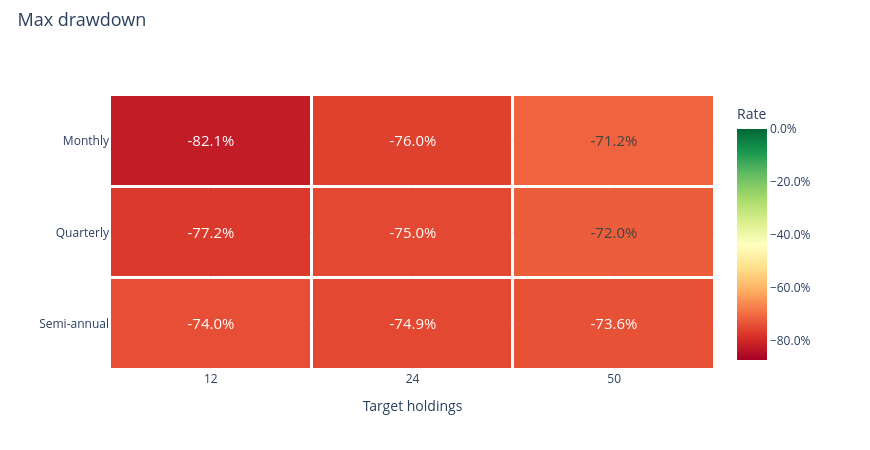

Here is the notebook cell this chart was saved with:
### Markdown cell above
### Maximum drawdown

### Code cell
research.heatmap('maximum_drawdown')

### Figure 1 — Plotly figure (JSON) as saved in the notebook; plotly's stock layout.template omitted (floating-point values rounded to 4 significant figures)
{"data": [{"colorbar": {"tickformat": ".1%", "title": {"text": "Rate"}}, "colorscale": [[0.0, "rgb(165,0,38)"], [0.1, "rgb(215,48,39)"], [0.2, "rgb(244,109,67)"], [0.3, "rgb(253,174,97)"], [0.4, "rgb(254,224,139)"], [0.5, "rgb(255,255,191)"], [0.6, "rgb(217,239,139)"], [0.7, "rgb(166,217,106)"], [0.8, "rgb(102,189,99)"], [0.9, "rgb(26,152,80)"], [1.0, "rgb(0,104,55)"]], "text": [["-82.1%", "-76.0%", "-71.2%"], ["-77.2%", "-75.0%", "-72.0%"], ["-74.0%", "-74.9%", "-73.6%"]], "textfont": {"size": 15}, "texttemplate": "%{text}", "type": "heatmap", "x": ["12", "24", "50"], "xgap": 3, "y": ["Monthly", "Quarterly", "Semi-annual"], "ygap": 3, "z": [[-0.8212, -0.7597, -0.7119], [-0.7721, -0.7499, -0.7203], [-0.7397, -0.7487, -0.7365]], "zmax": 0.0, "zmin": -0.8715}], "layout": {"height": 450, "hovermode": "closest", "legend": {"font": {"size": 12}, "itemclick": "toggle", "itemdoubleclick": "toggleothers", "x": 1.025, "y": 1}, "margin": {"b": 80, "l": 110, "r": 155, "t": 95}, "title": {"font": {"size": 18}, "text": "Max drawdown", "x": 0.02, "y": 0.97}, "width": 870, "xaxis": {"title": {"text": "Target holdings"}}, "yaxis": {"autorange": "reversed"}}}
